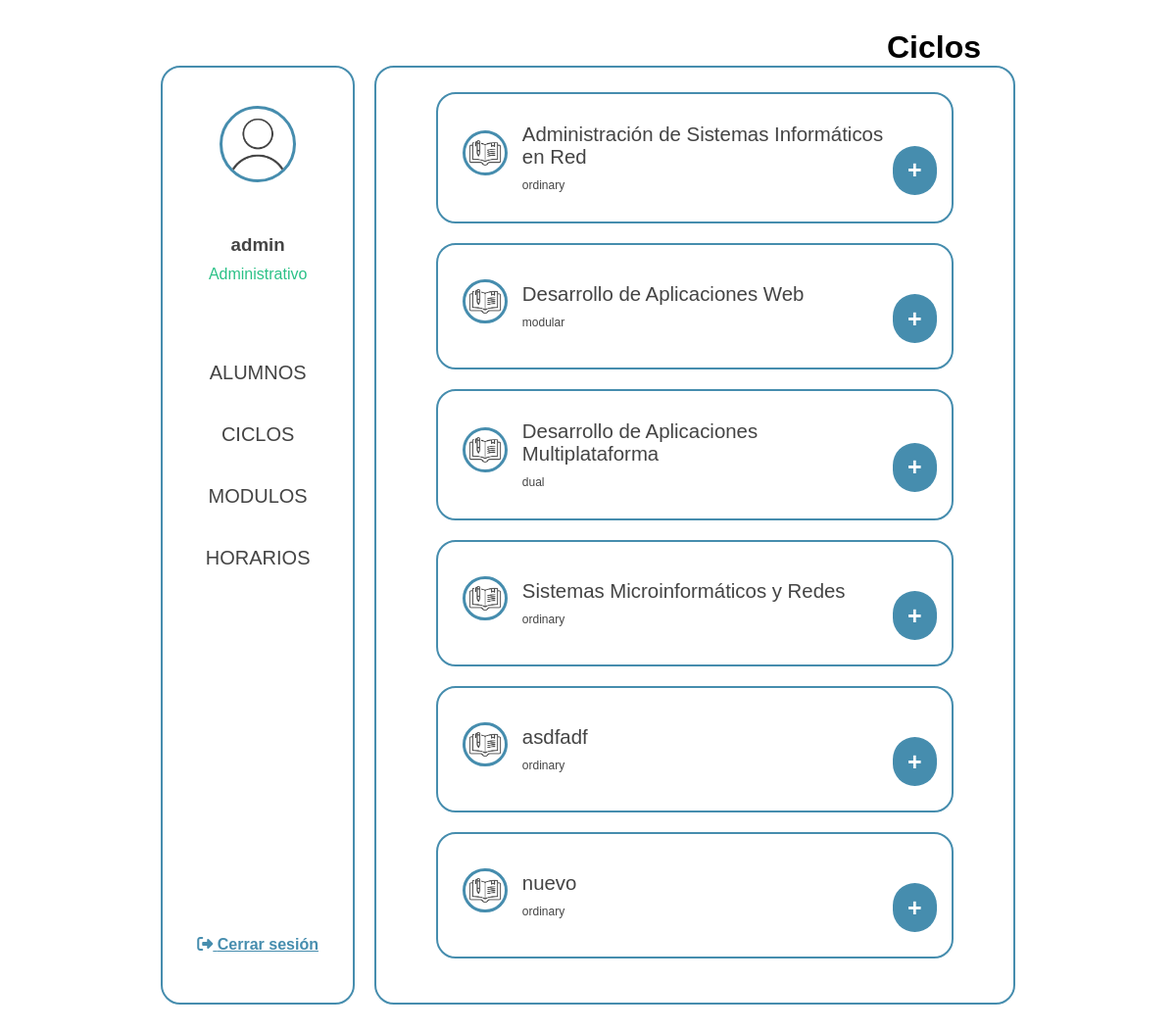
/GestionHorarios/www/pages/student/student_vocational_trainings.php (signed in), run on the app's committed database.
### tables this page shows
CREATE TABLE `vocational_trainings` (
  `id` int NOT NULL,
  `course_code` varchar(50) NOT NULL,
  `acronym` varchar(5) NOT NULL,
  `course_name` varchar(100) NOT NULL,
  `modality` enum('ordinary','dual','modular','') NOT NULL,
  `type` enum('medium','higher') NOT NULL,
  `time_stamp` datetime NOT NULL DEFAULT CURRENT_TIMESTAMP
);

### GestionHorarios/www/pages/student/student_vocational_trainings.php (the view, shortened to what this page needs)
<?php
include_once '../../functions/connection.php';
$userId = $_SESSION['user']['id'];
$sqlUserCiclos = "SELECT vocational_training_id FROM users_vocational_trainings WHERE user_id = ?";
$stmtUserCiclos = $pdo->prepare($sqlUserCiclos);
$stmtUserCiclos->execute([$userId]);
$userCiclos = $stmtUserCiclos->fetchAll(PDO::FETCH_COLUMN);
$sql = "SELECT * FROM vocational_trainings";
$stmt = $pdo->query($sql);
?>
<!DOCTYPE html>
<html lang="es">
<head>
    <link rel="stylesheet" href="../../pages/css/administrator_panel.css">
</head>
<body>
    <h2>Ciclos</h2>
    <div class="container">
        <?php include_once('../partials/container_left.php') ?>
        <div class="container-rigth">
                <form class="mostrar-ciclos" id="ciclos-form">
                    <?php while ($fila = $stmt->fetch(PDO::FETCH_ASSOC)): ?>
                        <?php $isChecked = in_array($fila['id'], $userCiclos) ? 'checked' : ''; ?>
                        <div class='container-user container-check'>
                            <div class='row'>
                                <div class='user-imagen'>
                                    <img src='/images/asignatura.png' class='pic' alt='Usuario img'>
                                </div>
                                <div class='user-texto'>
                                    <p class='texto-nombre'><?= htmlspecialchars($fila['course_name']) ?></p>
                                    <p class='texto-ciclo'><?= htmlspecialchars($fila['modality']) ?></p>
                                </div>
                                <div class='user-botones'>
                                    <label for="ciclo<?= $fila['id'] ?>" class="toggle-icon" id="icono<?= $fila['id'] ?>">
                                        <?= $isChecked ? '-' : '+' ?>
                                    </label>
                                </div>
                            </div>
                        </div>
                    <?php endwhile; ?>
                </form>
        </div>
    </div>
</body>
</html>

### GestionHorarios/www/pages/css/administrator_panel.css (style rules this page uses)
body { font-family: Arial, sans-serif; height: 100vh; overflow: hidden; margin: 2.5% 20px; width: calc(100% - 40px); }
.container { display: flex; gap: 20px; }
h2 { text-align: center; font-size: 2em; width: 100%; text-align: right; padding-right: 35px; }
.container-rigth { text-align: center; width: 100%; max-height: calc( 95vh - 70px ); border: solid var(--color-primario) 2px; border-radius: 20px; padding: 25px; overflow-y: auto; height: auto; }
.mostrar-ciclos { display: flex; flex-wrap: wrap; }
.container-user { display: flex; flex-direction: column; flex-wrap: wrap; border: 2px solid var(--color-primario); padding: 10px; width: 100%; border-radius: 20px; margin-bottom: 20px; margin-right: 6%; margin-left: 6%; }
.row { display: flex; flex-wrap: wrap; width: 100%; margin-top: 15px; margin-bottom: 15px; }
.pic { border: 3px solid var(--color-primario); width: 60%; border-radius: 80%; margin-bottom: 10px; }
.container-user p { margin: 5px 0; }
form { display: inline-block; }
.user-imagen { width: 15%; display: flex; align-items: center; justify-content: center; }
.user-texto { width: 75%; text-align: left; display: flex; flex-direction: column; align-items: left; justify-content: center; }
.texto-nombre { font-size: 1.7vw; }
.texto-ciclo { font-size: 1vw; }
.user-botones { width: 9%; text-align: left; display: flex; align-items: center; justify-content: center; }
p { color: var(--tertiary-color); }

### GestionHorarios/www/pages/css/common.css (style rules this page uses)
:root { --color-primario: #468dae; --second-color: #2bc187; --tertiary-color: #444444; --forty-color: #fcfcfc; --danger-color: #c12b2e; --fuente-principal: "Arial", sans-serif; }
* { margin: 0; padding: 0; box-sizing: border-box; }
body { padding: 0 12% 0 12%; margin-top: 3%; }

### GestionHorarios/www/pages/student/student_vocational_trainings.php (style rules this page uses)
.toggle-icon { display: flex; align-items: center; justify-content: center; width: 50px; height: 50px; font-size: 25px; font-weight: bold; color: white; background-color: #468dae; border-radius: 50px; cursor: pointer; transition: background-color 0.5s ease-in-out, transform 0.2s ease-in-out; margin-top: 25px; }

### data on the page
vocational_trainings: course_name "Administración de Sistemas Informáticos en Red", modality "ordinary"
vocational_trainings: course_name "Desarrollo de Aplicaciones Web", modality "modular"
vocational_trainings: course_name "Desarrollo de Aplicaciones Multiplataforma", modality "dual"
vocational_trainings: course_name "Sistemas Microinformáticos y Redes", modality "ordinary"
vocational_trainings: course_name "asdfadf", modality "ordinary"
vocational_trainings: course_name "nuevo", modality "ordinary"

### other printed values
$_SESSION['user']['name'] "admin"
